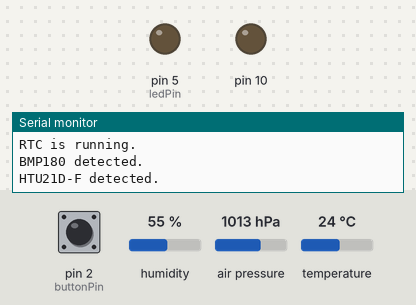
The sketch below on a simulated Arduino Uno, built with avr-gcc and run on an emulated ATmega328P. Parts: output pins drawn as LEDs (lit = HIGH), the last lines printed to the serial monitor. The test bench sets the inputs (shaded band); at power-on: pin 2 (buttonPin) LOW, humidity 55 %, air pressure 1013 hPa, temperature 24 °C. The local clock reads 2024-03-15 10:24:30 at power-on unless the sketch sets it; storage starts empty.

Above: at 1.2 s.
1.3 s: pin 2 (buttonPin) pulled HIGH for 0.15 s
At 2.6 s:
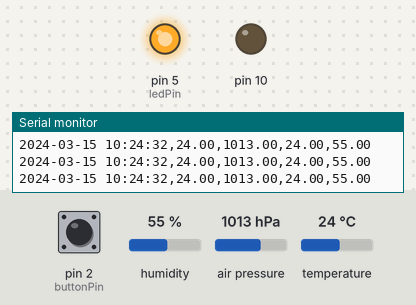
4.4 s: pin 2 (buttonPin) pulled HIGH for 1 s
6.9 s: pin 2 (buttonPin) pulled HIGH for 3.2 s
At 7.9 s:
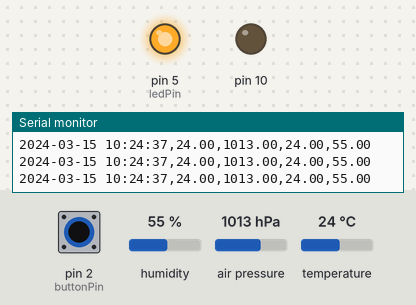
Timing chart, 0 to 19.1 s (numbered marks = the images above; inputs shaded):
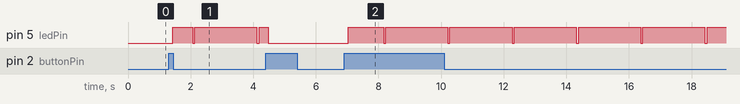

Measured:
- after the input at 1.3 s, pin 5 (ledPin): goes HIGH 0.64 s, LOW 0.07 s, HIGH 2.0 s, LOW 0.07 s, then HIGH, starting after 0.13 s
- after the input at 6.9 s, pin 5 (ledPin): LOW → HIGH after 0.13 s, then repeats every 2.1 s: LOW 0.07 s, HIGH 2.0 s

The sketch:

probe2.ino
```cpp
#include <SPI.h>
#include <SD.h>
#include <Wire.h>
#include "RTClib.h"
#include <Adafruit_Sensor.h>
#include <Adafruit_BMP085_U.h>
#include <Adafruit_HTU21DF.h>

/*
  SD card datalogger:
 * analog sensors on analog ins 0, 1, and 2
 * SD card attached to SPI bus as follows:
 ** MOSI - pin 11
 ** MISO - pin 12
 ** CLK - pin 13
 ** CS - pin 4
 */

RTC_DS1307 rtc;
Adafruit_BMP085_Unified bmp = Adafruit_BMP085_Unified(10085);
Adafruit_HTU21DF htu = Adafruit_HTU21DF();

const int chipSelect = 10;
const int buttonPin = 2;
const int ledPin =  5;
const int debounceDelay = 50;
const int blinkDelay = 2000;
const int syncDelay = 30000;

int buttonState = 0;
int lastButtonState = LOW;
long lastDebounceTime = 0;
long lastBlinkTime = 0;
long lastSyncTime = 0;
bool logging = false;
File dataFile;

void setup() {
  Serial.begin(115200);
  Wire.begin();

  pinMode(10, OUTPUT);
  pinMode(ledPin, OUTPUT);
  pinMode(buttonPin, INPUT);

  digitalWrite(ledPin, LOW);

  initializeSdCard();
  initializeRtc();
  initializePressureSensor();
  initializeHumiditySensor();
}

void loop() {
  int reading = digitalRead(buttonPin);

  if (reading != lastButtonState) {
    lastDebounceTime = millis();
  }

  if ((millis() - lastBlinkTime) > blinkDelay) {
     digitalWrite(ledPin, LOW);
     lastBlinkTime = millis();
  }

  if ((millis() - lastDebounceTime) > debounceDelay) {
    if (reading != buttonState) {
      buttonState = reading;

      if (buttonState == HIGH) {
        logging = !logging;
      }
    }
  }

  lastButtonState = reading;

  if (logging) {
    logMeasurements();
    syncDataFile();
  } else {
    stopLogging();
  }
}

void initializeSdCard(void) {
  if (!SD.begin(chipSelect)) {
    Serial.println(F("Card failed, or not present!"));
    return;
  }
  Serial.println(F("Card initialized."));
}

void initializeRtc(void) {
  rtc.begin();
  if (!rtc.isrunning()) {
    Serial.println(F("RTC is NOT running!"));
    return;
  }
  Serial.println(F("RTC is running."));
}

void initializePressureSensor(void) {
  if(!bmp.begin()) {
    Serial.print(F("No BMP180 detected!"));
    return;
  }
  Serial.println(F("BMP180 detected."));
}

void initializeHumiditySensor(void) {
  if (!htu.begin()) {
    Serial.println(F("No HTU21D-F detected!"));
    return;
  }
  Serial.println(F("HTU21D-F detected."));
}

void createFile(void) {
  DateTime now = rtc.now();
  char fileName[13];
  sprintf(fileName, "%02d%02d%02d%02d.csv",
   now.month(), now.day(),
   now.hour(), now.minute()
  );

  Serial.println(fileName);

  dataFile = SD.open(fileName, O_CREAT | O_APPEND | O_WRITE);
}

void logMeasurements() {
  if (!dataFile) {
   createFile();
  }

  char tempPressureText[8];
  char pressureText[10];

  sensors_event_t event;
  bmp.getEvent(&event);

  if (event.pressure) {
    float pressure = event.pressure;
    dtostrf(pressure, 4, 2, pressureText);

    float tempPressure;
    bmp.getTemperature(&tempPressure);
    dtostrf(tempPressure, 3, 2, tempPressureText);
  }

  float humidity = htu.readHumidity();
  char humidityText[6];
  dtostrf(humidity, 3, 2, humidityText);

  float tempHumidity = htu.readTemperature();
  char tempHumidityText[8];
  dtostrf(tempHumidity, 3, 2, tempHumidityText);

  DateTime now = rtc.now();
  char dateTimeText[24];
  sprintf(dateTimeText, "%04d-%02d-%02d %02d:%02d:%02d",
   now.year(), now.month(), now.day(),
   now.hour(), now.minute(), now.second()
  );

  char row[64];
  sprintf(row, "%s,%s,%s,%s,%s",
   dateTimeText, tempPressureText, pressureText,
   tempHumidityText, humidityText
  );

  Serial.println(row);

  if (dataFile) {
    dataFile.println(row);
    digitalWrite(ledPin, HIGH);
  } else {
    Serial.println(F("Can not write to data file"));
    digitalWrite(ledPin, LOW);
  }
}

void stopLogging(void) {
  digitalWrite(ledPin, LOW);

  if (dataFile) {
    dataFile.close();
  }

  lastSyncTime = 0;
}

void syncDataFile(void) {
  if ((millis() - lastSyncTime) > syncDelay) {
    Serial.println(F("syncing written data"));
    dataFile.flush();
    lastSyncTime = millis();
  }
}
```
